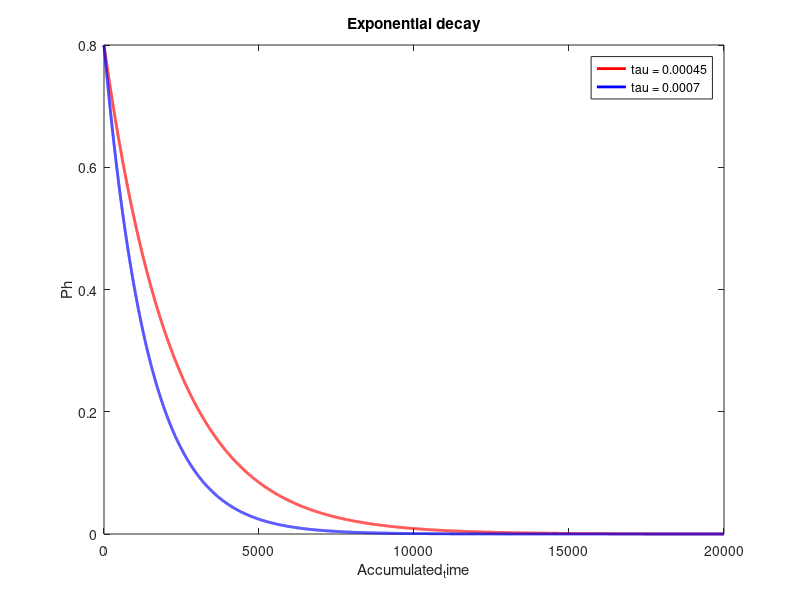

MATLAB code for this plot:
alpha = 0.8;
tau1 = 0.00045;
tau2 = 0.0007;
time_steps = 20000;
time_steps_vector = 0:1:time_steps;

P_h1 = alpha *exp(-tau1 * time_steps_vector);
P_h2 = alpha *exp(-tau2 * time_steps_vector);




plot(time_steps_vector,P_h1, 'LineWidth',2, 'Color','r')
hold on 

plot(time_steps_vector,P_h2, 'LineWidth',2, 'Color','b')

legend('tau = 0.00045','tau = 0.0007')


title('Exponential decay')
xlabel('Time steps')
ylabel('% of feedback')

xlim([0 time_steps])


xlabel('Accumulated_time')
ylabel('Ph')

xlim([0 time_steps])